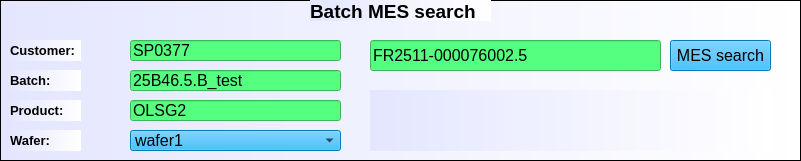
     <widget class="QFrame" name="frame_11">
      <property name="geometry">
       <rect>
        <x>0</x>
        <y>10</y>
        <width>801</width>
        <height>161</height>
       </rect>
      </property>
      <property name="styleSheet">
       <string notr="true">background-color: qlineargradient(spread:pad, x1:0, y1:0, x2:1, y2:0, stop:0 rgba(228, 230, 255, 255), stop:1 rgba(255, 255, 255, 255));</string>
      </property>
      <property name="frameShape">
       <enum>QFrame::StyledPanel</enum>
      </property>
      <property name="frameShadow">
       <enum>QFrame::Raised</enum>
      </property>
      <widget class="QLabel" name="label_36">
       <property name="geometry">
        <rect>
         <x>10</x>
         <y>40</y>
         <width>71</width>
         <height>21</height>
        </rect>
       </property>
       <property name="font">
        <font>
         <family>Arial</family>
         <pointsize>12</pointsize>
         <weight>50</weight>
         <italic>false</italic>
         <bold>false</bold>
        </font>
       </property>
       <property name="autoFillBackground">
        <bool>false</bool>
       </property>
       <property name="lineWidth">
        <number>0</number>
       </property>
       <property name="text">
        <string>&lt;html&gt;&lt;head/&gt;&lt;body&gt;&lt;p&gt;&lt;span style=&quot; font-size:10pt; font-weight:600;&quot;&gt;Customer:&lt;/span&gt;&lt;/p&gt;&lt;/body&gt;&lt;/html&gt;</string>
       </property>
      </widget>
      <widget class="QLineEdit" name="liv_cust_line">
       <property name="geometry">
        <rect>
         <x>130</x>
         <y>40</y>
         <width>211</width>
         <height>21</height>
        </rect>
       </property>
       <property name="font">
        <font>
         <family>Arial</family>
         <pointsize>12</pointsize>
         <weight>50</weight>
         <italic>false</italic>
         <bold>false</bold>
        </font>
       </property>
       <property name="styleSheet">
        <string notr="true">background-color: rgb(85, 255, 127);</string>
       </property>
       <property name="text">
        <string>SP0377</string>
       </property>
      </widget>
      <widget class="QLabel" name="label_38">
       <property name="geometry">
        <rect>
         <x>10</x>
         <y>100</y>
         <width>71</width>
         <height>21</height>
        </rect>
       </property>
       <property name="font">
        <font>
         <family>Arial</family>
         <pointsize>12</pointsize>
         <weight>50</weight>
         <italic>false</italic>
         <bold>false</bold>
        </font>
       </property>
       <property name="text">
        <string>&lt;html&gt;&lt;head/&gt;&lt;body&gt;&lt;p&gt;&lt;span style=&quot; font-size:10pt; font-weight:600;&quot;&gt;Product:&lt;/span&gt;&lt;/p&gt;&lt;/body&gt;&lt;/html&gt;</string>
       </property>
      </widget>
      <widget class="QLineEdit" name="liv_batch_line">
       <property name="geometry">
        <rect>
         <x>130</x>
         <y>70</y>
         <width>211</width>
         <height>21</height>
        </rect>
       </property>
       <property name="font">
        <font>
         <family>Arial</family>
         <pointsize>12</pointsize>
         <weight>50</weight>
         <italic>false</italic>
         <bold>false</bold>
        </font>
       </property>
       <property name="styleSheet">
        <string notr="true">background-color: rgb(85, 255, 127);</string>
       </property>
       <property name="text">
        <string>25B46.5.B_test</string>
       </property>
      </widget>
      <widget class="QLineEdit" name="liv_prod_line">
       <property name="geometry">
        <rect>
         <x>130</x>
         <y>100</y>
         <width>211</width>
         <height>21</height>
        </rect>
       </property>
       <property name="font">
        <font>
         <family>Arial</family>
         <pointsize>12</pointsize>
         <weight>50</weight>
         <italic>false</italic>
         <bold>false</bold>
        </font>
       </property>
       <property name="styleSheet">
        <string notr="true">background-color: rgb(85, 255, 127);</string>
       </property>
       <property name="text">
        <string>OLSG2</string>
       </property>
      </widget>
      <widget class="QComboBox" name="liv_wafers_combo_box">
       <property name="geometry">
        <rect>
         <x>130</x>
         <y>130</y>
         <width>211</width>
         <height>21</height>
        </rect>
       </property>
       <property name="font">
        <font>
         <family>Arial</family>
         <pointsize>12</pointsize>
         <weight>50</weight>
         <italic>false</italic>
         <bold>false</bold>
        </font>
       </property>
       <property name="styleSheet">
        <string notr="true">background-color: rgb(0, 170, 255);</string>
       </property>
       <item>
        <property name="text">
         <string>wafer1</string>
        </property>
       </item>
       <item>
        <property name="text">
         <string>wafer2</string>
        </property>
       </item>
      </widget>
      <widget class="QLabel" name="label_34">
       <property name="geometry">
        <rect>
         <x>10</x>
         <y>70</y>
         <width>71</width>
         <height>21</height>
        </rect>
       </property>
       <property name="font">
        <font>
         <family>Arial</family>
         <pointsize>12</pointsize>
         <weight>50</weight>
         <italic>false</italic>
         <bold>false</bold>
        </font>
       </property>
       <property name="text">
        <string>&lt;html&gt;&lt;head/&gt;&lt;body&gt;&lt;p&gt;&lt;span style=&quot; font-size:10pt; font-weight:600;&quot;&gt;Batch:&lt;/span&gt;&lt;/p&gt;&lt;/body&gt;&lt;/html&gt;</string>
       </property>
      </widget>
      <widget class="QLabel" name="label_35">
       <property name="geometry">
        <rect>
         <x>10</x>
         <y>130</y>
         <width>71</width>
         <height>21</height>
        </rect>
       </property>
       <property name="font">
        <font>
         <family>Arial</family>
         <pointsize>12</pointsize>
         <weight>50</weight>
         <italic>false</italic>
         <bold>false</bold>
        </font>
       </property>
       <property name="text">
        <string>&lt;html&gt;&lt;head/&gt;&lt;body&gt;&lt;p&gt;&lt;span style=&quot; font-size:10pt; font-weight:600;&quot;&gt;Wafer:&lt;/span&gt;&lt;/p&gt;&lt;/body&gt;&lt;/html&gt;</string>
       </property>
      </widget>
      <widget class="QLabel" name="label_warning">
       <property name="geometry">
        <rect>
         <x>370</x>
         <y>90</y>
         <width>401</width>
         <height>61</height>
        </rect>
       </property>
       <property name="font">
        <font>
         <family>Arial</family>
         <pointsize>12</pointsize>
         <weight>50</weight>
         <italic>false</italic>
         <bold>false</bold>
        </font>
       </property>
       <property name="text">
        <string>&lt;html&gt;&lt;head/&gt;&lt;body&gt;&lt;p&gt;&lt;br/&gt;&lt;/p&gt;&lt;/body&gt;&lt;/html&gt;</string>
       </property>
      </widget>
      <widget class="QLineEdit" name="wafers_line">
       <property name="geometry">
        <rect>
         <x>370</x>
         <y>40</y>
         <width>291</width>
         <height>31</height>
        </rect>
       </property>
       <property name="font">
        <font>
         <family>Arial</family>
         <pointsize>12</pointsize>
         <weight>50</weight>
         <italic>false</italic>
         <bold>false</bold>
        </font>
       </property>
       <property name="styleSheet">
        <string notr="true">background-color: rgb(85, 255, 127);</string>
       </property>
       <property name="text">
        <string>FR2511-000076002.5</string>
       </property>
      </widget>
      <widget class="QPushButton" name="btn_mes_check">
       <property name="geometry">
        <rect>
         <x>670</x>
         <y>40</y>
         <width>101</width>
         <height>31</height>
        </rect>
       </property>
       <property name="font">
        <font>
         <family>Arial</family>
         <pointsize>12</pointsize>
         <weight>50</weight>
         <italic>false</italic>
         <bold>false</bold>
        </font>
       </property>
       <property name="toolTip">
        <string>&lt;html&gt;&lt;head/&gt;&lt;body&gt;&lt;p&gt;Select the folder which contains the .yaml job files&lt;/p&gt;&lt;/body&gt;&lt;/html&gt;</string>
       </property>
       <property name="styleSheet">
        <string notr="true">background-color: rgb(0, 170, 255);</string>
       </property>
       <property name="text">
        <string>MES search</string>
       </property>
      </widget>
      <widget class="QLabel" name="label_70">
       <property name="geometry">
        <rect>
         <x>310</x>
         <y>0</y>
         <width>181</width>
         <height>21</height>
        </rect>
       </property>
       <property name="font">
        <font>
         <family>Arial</family>
         <pointsize>14</pointsize>
         <weight>75</weight>
         <italic>false</italic>
         <bold>true</bold>
        </font>
       </property>
       <property name="text">
        <string>&lt;html&gt;&lt;head/&gt;&lt;body&gt;&lt;p&gt;Batch MES search&lt;/p&gt;&lt;/body&gt;&lt;/html&gt;</string>
       </property>
       <property name="textFormat">
        <enum>Qt::AutoText</enum>
       </property>
      </widget>
     </widget>
